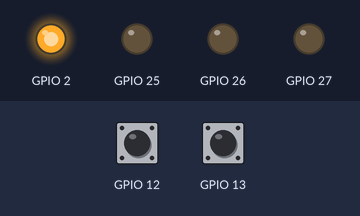
Bench run of a sketch on a simulated ESP32. Parts: output pins drawn as LEDs (lit = HIGH). Dashed ring = blinking. Inputs (shaded band) come from the test bench; at power-on: GPIO 12 HIGH, GPIO 13 HIGH. What the sketch prints to the serial monitor is not drawn.

Above: at 1.2 s.
1.3 s: GPIO 12 pulled LOW for 0.15 s
At 2.25 s:
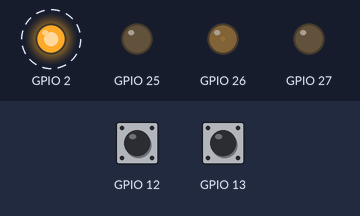
4.3 s: GPIO 12 pulled LOW for 1 s
At 4.4 s:
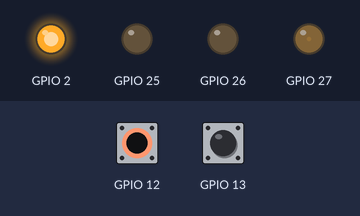
7.3 s: GPIO 13 pulled LOW for 3.2 s
Timing chart, 0 to 18.0 s (numbered marks = the images above; inputs shaded):
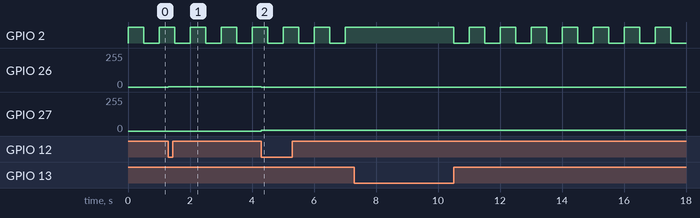

The sketch:

switch_types.ino
```cpp
// Сгенерировано CrabLogic из проекта «switch_types». Ручные правки будут перезаписаны.
// Порядок выполнения: next → hold → mode → msg → tx → blink → led_src → led → route → pwm1 → pwm2 → pwm3

#include <Arduino.h>

// Выходы блоков
bool next_out = false;
bool hold_out = false;
int32_t mode_count = 0;
String msg_out = String();
bool tx_sent = false;
bool blink_out = false;
bool led_src_out = false;
int32_t route_o1 = 0;
int32_t route_o2 = 0;
int32_t route_o3 = 0;

// mode: counter
bool mode_up_prev = false;
bool mode_down_prev = false;

// tx: uart_send
bool tx_prev = false;

// blink: generator
unsigned long blink_start = 0;

// pwm_out: общий код
static inline int32_t crab_f2i(float x) {
  if (x != x) return 0;
  if (x >= 2147483648.0f) return INT32_MAX;
  if (x <= -2147483648.0f) return INT32_MIN;
  return (int32_t)x;
}

void setup() {
  // USB: 115200 бод
  Serial.begin(115200);

  // Память под строки заранее: меньше дробления кучи.
  msg_out.reserve(32);

  // next: digital_in
  pinMode(12, INPUT_PULLUP);

  // hold: digital_in
  pinMode(13, INPUT_PULLUP);

  // led: digital_out
  pinMode(2, OUTPUT);
}

void loop() {
  // next: digital_in
  next_out = !digitalRead(12);

  // hold: digital_in
  hold_out = !digitalRead(13);

  // mode: counter
  if (false) {
    mode_count = 0;
  } else {
    if (next_out && !mode_up_prev) {
      mode_count++;
    }
    if (false && !mode_down_prev) {
      mode_count--;
    }
  }
  mode_up_prev = next_out;
  mode_down_prev = false;

  // msg: mux
  {
    int idx = mode_count;
    if (idx <= 0) {
      msg_out = String("Стоп");
    } else
    if (idx <= 1) {
      msg_out = String("Работа");
    } else
    msg_out = String("Авария");
  }

  // tx: uart_send
  {
    bool fire = true && !tx_prev;
    tx_prev = true;
    tx_sent = false;
    if (fire) {
      const String& text = msg_out;
      const char* ending = "\r\n";
      // A busy port would stall the loop: drop the message if the transmit buffer
      // is (nearly) full. A long one may still wait while the hardware FIFO drains.
      size_t room = text.length() + strlen(ending);
      if ((size_t)Serial.availableForWrite() >= (room < 64 ? room : 64)) {
        Serial.print(text);
        Serial.print(ending);
        tx_sent = true;
      }
    }
  }

  // blink: generator
  if (true) {
    unsigned long phase = (millis() - blink_start) % (1000UL);
    blink_out = phase < 500UL;
  } else {
    blink_start = millis();
    blink_out = false;
  }

  // led_src: switch
  led_src_out = hold_out ? hold_out : blink_out;

  // led: digital_out
  digitalWrite(2, (led_src_out) ? HIGH : LOW);

  // route: dms
  {
    int idx = mode_count;
    route_o1 = idx == 0 ? mode_count : 0;
    route_o2 = idx == 1 ? mode_count : 0;
    route_o3 = idx == 2 ? mode_count : 0;
  }

  // pwm1: pwm_out
  analogWrite(25, crab_f2i(constrain((float)route_o1, 0.0f, 100.0f) * 2.55f + 0.5f));

  // pwm2: pwm_out
  analogWrite(26, crab_f2i(constrain((float)route_o2, 0.0f, 100.0f) * 2.55f + 0.5f));

  // pwm3: pwm_out
  analogWrite(27, crab_f2i(constrain((float)route_o3, 0.0f, 100.0f) * 2.55f + 0.5f));
}
```

Measured:
- after the input at 1.3 s, GPIO 26: 0/255 → 3/255 at once
- after the input at 4.3 s, GPIO 26: 3/255 → 0/255 at once; GPIO 27: 0/255 → 5/255 at once
